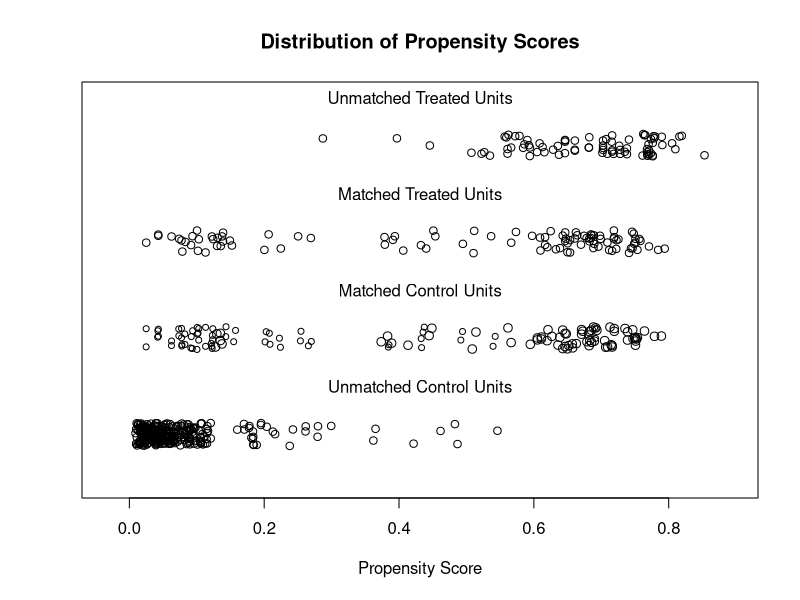
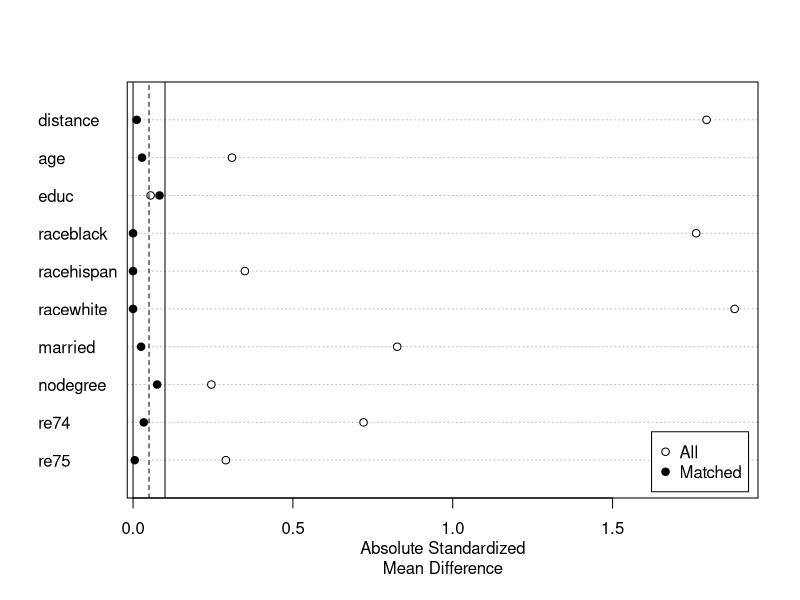

R code for these plots, in order:
## ---- chunk 1
knitr::opts_chunk$set(
  collapse = FALSE,
  warning = FALSE,
  message = FALSE,
  tidy = TRUE,
  fig.align='center',
  comment = "#>",
  fig.path = "inst/figures/README-",
  R.options = list(width = 200)
)
## ---- chunk 2
library("MatchIt")
data("lalonde", package = "MatchIt")

#Nearest neighbor PS matching with replacement and a caliper
m.out <- matchit(treat ~ age + educ + race + married + nodegree +
                     re74 + re75, data = lalonde, 
                 ratio = 2, caliper = .025)
## ---- chunk 3
m.out
## ---- chunk 4
#Checking for PS overlap
plot(m.out, type = "jitter", interactive = FALSE)
## ---- chunk 5
#Checking balance before and after matching:
summary(m.out)
## ---- chunk 6
#Plot balance
plot(summary(m.out))
